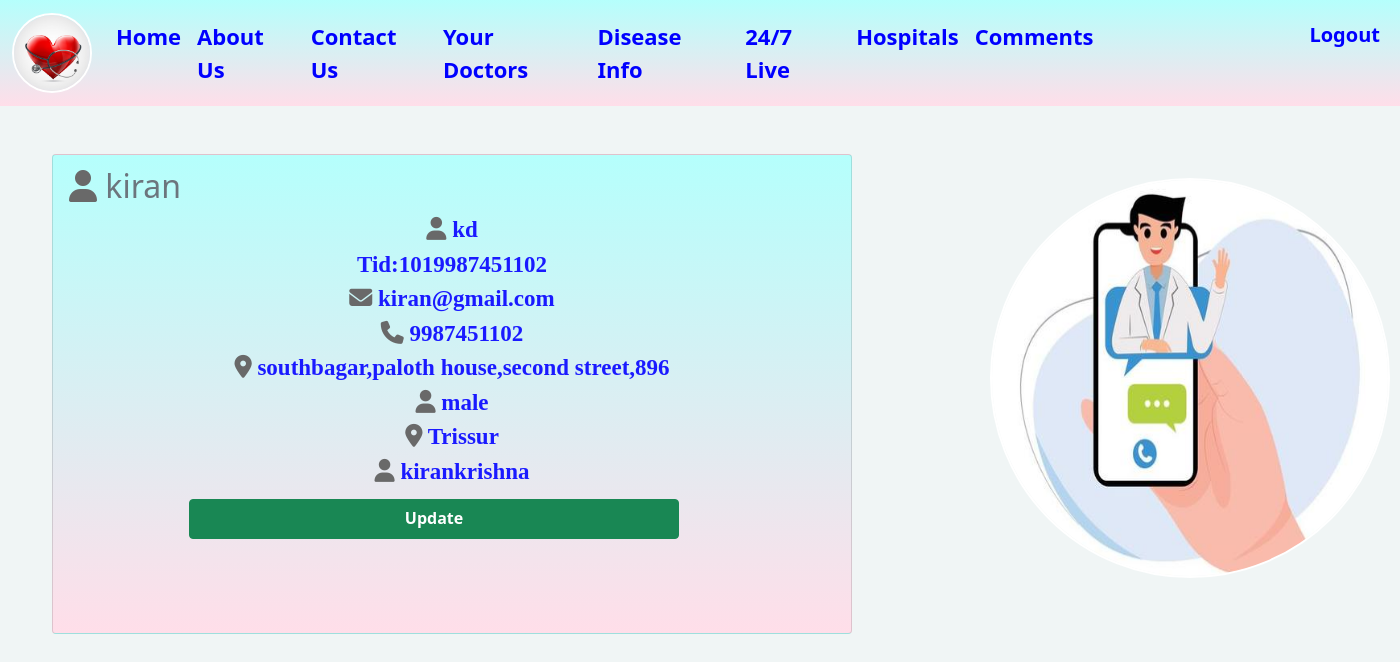
Page /mgmt_app/patientprofile/ (signed in) on the committed database.
### mgmt_app/models.py (models this page shows)
class customerregmodel(models.Model):
    fname=models.CharField(max_length=50)
    lname=models.CharField(max_length=50)
    email=models.EmailField()
    phone=models.IntegerField()
    address=models.CharField(max_length=500)
    gender=models.CharField(max_length=20)
    place=models.CharField(max_length=100)
    uname=models.CharField(max_length=50)
    passw=models.CharField(max_length=30)
    cu_num=models.IntegerField()

### mgmt_app/views.py (the view)
# urls.py: path('patientprofile/',patientprofile),
def patientprofile(request):
    try:
        id1=request.session['id']
        a=customerregmodel.objects.get(id=id1)
        return render(request,'patientprofile.html',{'a':a})
    except:
        return redirect(patientloginview)

### mgmt_app/templates/patientprofile.html (shortened to what this page needs)
<!DOCTYPE html>
{% load static %}
<html lang="en">
<head>
  <link href="https://cdn.jsdelivr.net/npm/bootstrap@5.0.2/dist/css/bootstrap.min.css" rel="stylesheet">
</head>
<body>
<nav class="navbar navbar-expand-lg navbar-light">
  <div class="container-fluid">
    <a class="navbar-brand" href="http://127.0.0.1:8000/mgmt_app/patientprofile/"><img src="{% static 'health3.jpg' %}"></a>
    <div class="collapse navbar-collapse" id="navbarNav">
      <ul class="navbar-nav">
        <li class="nav-item">
          <a class="nav-link active" aria-current="page" href="http://127.0.0.1:8000/mgmt_app/patientprofile/" style="color:blue;font-size:22px;"><b>Home</b></a>
        </li>
        <li class="nav-item">
          <a class="nav-link" href="http://127.0.0.1:8000/mgmt_app/aboutus/" style="color:blue;font-size:22px;"><b>About Us</b></a>
        </li>
         <li class="nav-item">
          <a class="nav-link" href="http://127.0.0.1:8000/mgmt_app/contactus/" style="color:blue;font-size:22px;"><b>Contact Us</b></a>
        </li>
         <li class="nav-item">
          <a class="nav-link" href="http://127.0.0.1:8000/mgmt_app/doctorspatientdisplay/" style="color:blue;font-size:22px;"><b>Your Doctors</b></a>
        </li>
          <li class="nav-item">
          <a class="nav-link" href="http://127.0.0.1:8000/mgmt_app/dispnewdiseasepatient/" style="color:blue;font-size:22px;"><b>Disease Info</b></a>
        </li>
           <li class="nav-item">
          <a class="nav-link" href="http://127.0.0.1:8000/mgmt_app/displaylivepatient/" style="color:blue;font-size:22px;"><b>24/7 Live</b></a>
        </li>
          <li class="nav-item">
          <a class="nav-link" href="http://127.0.0.1:8000/mgmt_app/disppatienthos/" style="color:blue;font-size:22px;"><b>Hospitals</b></a>
        </li>
          <li class="nav-item">
          <a class="nav-link" href="http://127.0.0.1:8000/mgmt_app/commentsupload/" style="color:blue;font-size:22px;"><b>Comments</b></a>
        </li>
           <li class="nav-item">
          <a class="nav-link" href="http://127.0.0.1:8000/mgmt_app/logout_view/" style="margin-left:200px;color:blue;font-size:20px;"><b>Logout</b></a>
        </li>
      </ul>
    </div>
  </div>
</nav>
<div class="container mt-5">
  <div class="row">
    <div class="col-md-6">
      <div class="card">
  <div class="card-body">
    <h2 class="card-subtitle mb-2 text-muted"><i class="fa-solid fa-user"></i> {{a.fname}}</h2>
    <b><p class="card-text"><i class="fa-solid fa-user"></i> {{a.lname}}</p></b>
   <b><p class="card-text">Tid:{{a.cu_num}}</p></b>
    <b><p class="card-text"><i class="fa-solid fa-envelope"></i> {{a.email}}</p></b>
    <b><p class="card-text"><i class="fa-solid fa-phone"></i> {{a.phone}}</p></b>
    <b><p class="card-text"><i class="fa-solid fa-location-dot"></i> {{a.address}}</p></b>
    <b><p class="card-text"><i class="fa-solid fa-user"></i> {{a.gender}}</p></b>
    <b><p class="card-text"><i class="fa-solid fa-location-dot"></i> {{a.place}}</p></b>
    <b><p class="card-text"><i class="fa-solid fa-user"></i> {{a.uname}}</p></b>
    <a href="http://127.0.0.1:8000/mgmt_app/patientedit/{{a.id}}" class="btn btn-success"><b>Update</b></a>
  </div>
</div>
    </div>
  </div>
</div>
<img src="{% static 'onlinedoctor1.jpg' %}" class="one">
</body>
</html>

### mgmt_app/templates/patientprofile.html (style rules this page uses)
* { padding:0px; margin:0px; box:border-box; }
body { background:#f0f5f5; }
.card { height:480px; width:800px; background-color: #FFDEE9; background-image: linear-gradient(0deg, #FFDEE9 0%, #B5FFFC 100%); }
p { text-align:center; font-size:23px; font-family:cursive; color:#1a1aff; }
.btn { width:490px; height:40px; margin-left:120px; margin-top:10px; }
img { height:80px; width:80px; border:2px solid white; border-radius:100%; }
.navbar { background-color: #FFDEE9; background-image: linear-gradient(0deg, #FFDEE9 0%, #B5FFFC 100%); }
.fa-solid { color:dimgrey; }
.one { height:400px; width:400px; margin-left:990px; margin-top:-540px; }

### rows in the picture
customerregmodel: fname "kiran", lname "kd", cu_num "1019987451102", email "kiran@gmail.com", phone "9987451102", address "southbagar,paloth house,second street,896", gender "male", place "Trissur", uname "kirankrishna"
